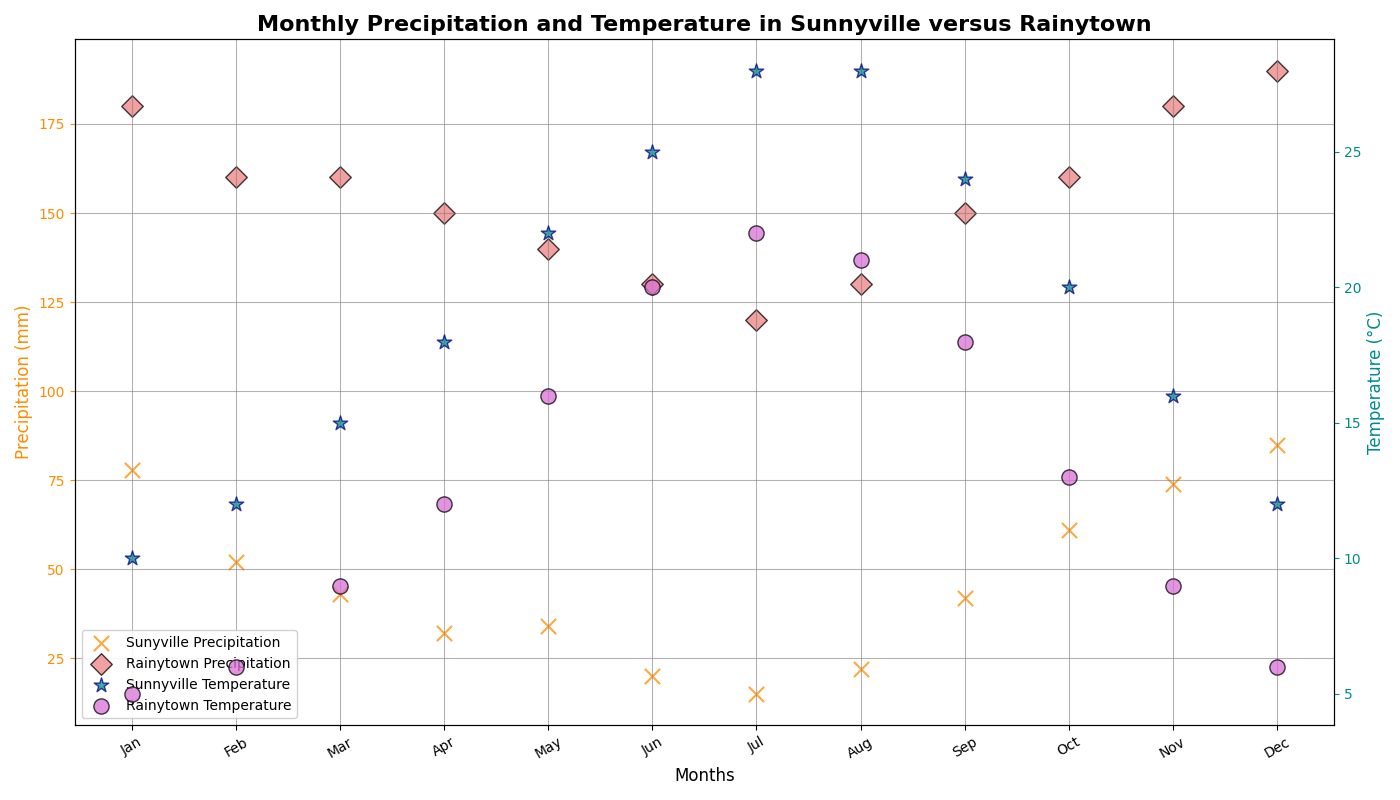

Source code (Python):
import matplotlib.pyplot as plt
import numpy as np

# Define the months
months = np.array(['Jan', 'Feb', 'Mar', 'Apr', 'May', 'Jun', 'Jul', 'Aug', 'Sep', 'Oct', 'Nov', 'Dec'])

# Define the precipitation data (mm)
precipitation_sunnyville = np.array([78, 52, 43, 32, 34, 20, 15, 22, 42, 61, 74, 85])
precipitation_rainytown = np.array([180, 160, 160, 150, 140, 130, 120, 130, 150, 160, 180, 190])

# Define the temperature data (°C)
temperature_sunnyville = np.array([10, 12, 15, 18, 22, 25, 28, 28, 24, 20, 16, 12])
temperature_rainytown = np.array([5, 6, 9, 12, 16, 20, 22, 21, 18, 13, 9, 6])

# Create the plot
fig, ax1 = plt.subplots(figsize=(14, 8))

# Plot precipitation data on primary Y-axis
scatter1 = ax1.scatter(months, precipitation_sunnyville, color='darkorange', marker='x', s=120, edgecolors='brown', label='Sunyville Precipitation')
scatter2 = ax1.scatter(months, precipitation_rainytown, color='lightcoral', marker='D', s=120, edgecolors='black', label='Rainytown Precipitation')

# Create secondary Y-axis for temperature data
ax2 = ax1.twinx()
scatter3 = ax2.scatter(months, temperature_sunnyville, color='darkcyan', marker='*', s=120, edgecolors='navy', label='Sunnyville Temperature')
scatter4 = ax2.scatter(months, temperature_rainytown, color='orchid', marker='o', s=120, edgecolors='black', label='Rainytown Temperature')

# Titles and labels
ax1.set_title("Monthly Precipitation and Temperature in Sunnyville versus Rainytown", fontsize=16, fontweight='bold')
ax1.set_xlabel("Months", fontsize=12)
ax1.set_ylabel("Precipitation (mm)", fontsize=12, color='darkorange')
ax2.set_ylabel("Temperature (°C)", fontsize=12, color='darkcyan')

# Grid settings
ax1.grid(True, linestyle='-', color='gray', alpha=0.6)

# Customize ticks for readability
ax1.set_xticks(np.arange(len(months)))
ax1.set_xticklabels(months)
ax1.tick_params(axis='x', colors='black', rotation=30)
ax1.tick_params(axis='y', colors='darkorange')
ax2.tick_params(axis='y', colors='darkcyan')

# Legends
scatter1.set_alpha(0.75)
scatter2.set_alpha(0.75)
scatter3.set_alpha(0.75)
scatter4.set_alpha(0.75)

handles1, labels1 = ax1.get_legend_handles_labels()
handles2, labels2 = ax2.get_legend_handles_labels()
ax1.legend(handles1 + handles2, labels1 + labels2, loc='best', fontsize=10, frameon=True, framealpha=0.9)

# Adjust layout
plt.tight_layout()

# Show the plot
plt.show()
